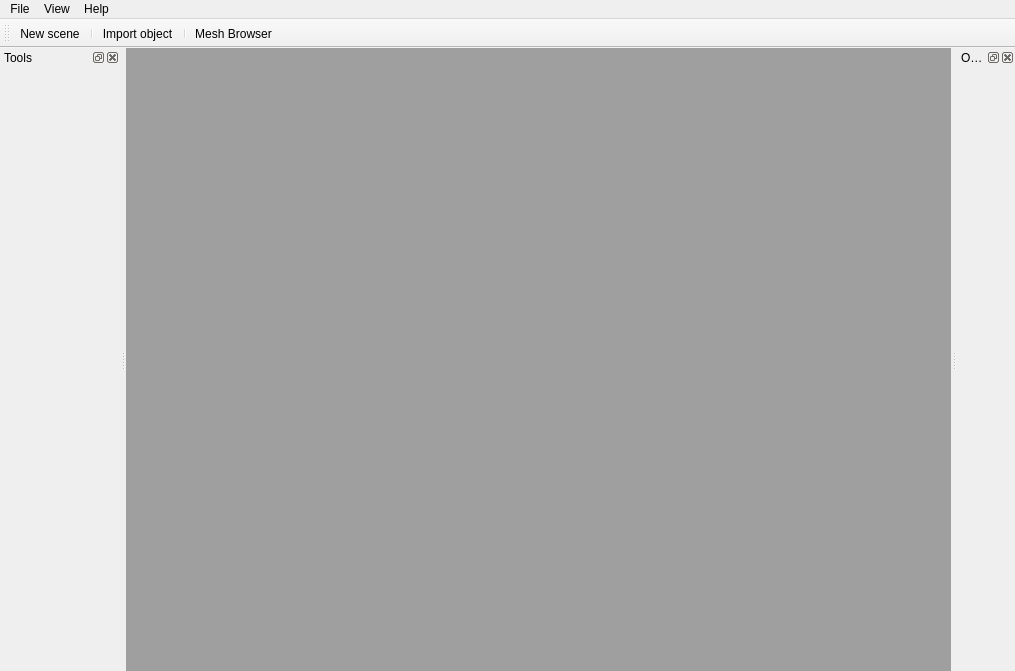
<?xml version="1.0" encoding="UTF-8"?>
<ui version="4.0">
 <class>WorkspaceClass</class>
 <widget class="QMainWindow" name="WorkspaceClass">
  <property name="windowModality">
   <enum>Qt::ApplicationModal</enum>
  </property>
  <property name="geometry">
   <rect>
    <x>0</x>
    <y>0</y>
    <width>1015</width>
    <height>671</height>
   </rect>
  </property>
  <property name="windowTitle">
   <string>Workspace</string>
  </property>
  <property name="windowIcon">
   <iconset resource="../Workspace.qrc">
    <normaloff>:/Workspace/AppIcon.ico</normaloff>:/Workspace/AppIcon.ico</iconset>
  </property>
  <property name="documentMode">
   <bool>false</bool>
  </property>
  <widget class="QWidget" name="centralWidget">
   <layout class="QVBoxLayout" name="verticalLayout">
    <property name="spacing">
     <number>0</number>
    </property>
    <property name="margin">
     <number>0</number>
    </property>
    <item>
     <widget class="QMdiArea" name="sceneArea"/>
    </item>
   </layout>
  </widget>
  <widget class="QMenuBar" name="menuBar">
   <property name="geometry">
    <rect>
     <x>0</x>
     <y>0</y>
     <width>1015</width>
     <height>21</height>
    </rect>
   </property>
   <widget class="QMenu" name="menuFile">
    <property name="title">
     <string>File</string>
    </property>
    <addaction name="actionNewScene"/>
    <addaction name="actionImportObject"/>
    <addaction name="actionExportObject"/>
    <addaction name="separator"/>
    <addaction name="actionExit"/>
   </widget>
   <widget class="QMenu" name="menuView">
    <property name="title">
     <string>View</string>
    </property>
    <addaction name="actionCameraProjection"/>
   </widget>
   <widget class="QMenu" name="menuHelp">
    <property name="title">
     <string>Help</string>
    </property>
   </widget>
   <addaction name="menuFile"/>
   <addaction name="menuView"/>
   <addaction name="menuHelp"/>
  </widget>
  <widget class="QToolBar" name="mainToolBar">
   <property name="windowTitle">
    <string>Main Toolbar</string>
   </property>
   <property name="toolButtonStyle">
    <enum>Qt::ToolButtonTextBesideIcon</enum>
   </property>
   <attribute name="toolBarArea">
    <enum>TopToolBarArea</enum>
   </attribute>
   <attribute name="toolBarBreak">
    <bool>false</bool>
   </attribute>
   <addaction name="actionNewScene"/>
   <addaction name="separator"/>
   <addaction name="actionImportObject"/>
   <addaction name="separator"/>
   <addaction name="actionMeshBrowser"/>
  </widget>
  <widget class="QDockWidget" name="leftDock">
   <property name="minimumSize">
    <size>
     <width>120</width>
     <height>40</height>
    </size>
   </property>
   <property name="windowTitle">
    <string>Tools</string>
   </property>
   <attribute name="dockWidgetArea">
    <number>1</number>
   </attribute>
   <widget class="QWidget" name="leftDockWidget">
    <layout class="QVBoxLayout" name="verticalLayout_3"/>
   </widget>
  </widget>
  <widget class="QDockWidget" name="rightDock">
   <property name="windowTitle">
    <string>Options</string>
   </property>
   <attribute name="dockWidgetArea">
    <number>2</number>
   </attribute>
   <widget class="QWidget" name="rightDockWidget">
    <layout class="QVBoxLayout" name="verticalLayout_2"/>
   </widget>
  </widget>
  <action name="actionExit">
   <property name="text">
    <string>Exit</string>
   </property>
  </action>
  <action name="actionNewScene">
   <property name="icon">
    <iconset resource="../Workspace.qrc">
     <normaloff>:/Workspace/Resources/icons/newScene.png</normaloff>:/Workspace/Resources/icons/newScene.png</iconset>
   </property>
   <property name="text">
    <string>New scene</string>
   </property>
  </action>
  <action name="actionImportObject">
   <property name="icon">
    <iconset resource="../Workspace.qrc">
     <normaloff>:/Workspace/Resources/icons/insertObject.png</normaloff>:/Workspace/Resources/icons/insertObject.png</iconset>
   </property>
   <property name="text">
    <string>Import object</string>
   </property>
   <property name="toolTip">
    <string>Import object</string>
   </property>
  </action>
  <action name="actionExportObject">
   <property name="icon">
    <iconset resource="../Workspace.qrc">
     <normaloff>:/Workspace/Resources/icons/export.png</normaloff>:/Workspace/Resources/icons/export.png</iconset>
   </property>
   <property name="text">
    <string>Export object</string>
   </property>
  </action>
  <action name="actionCameraProjection">
   <property name="text">
    <string>Change camera projection</string>
   </property>
  </action>
  <action name="actionMeshBrowser">
   <property name="icon">
    <iconset resource="../Workspace.qrc">
     <normaloff>:/Workspace/Resources/icons/browse.ico</normaloff>:/Workspace/Resources/icons/browse.ico</iconset>
   </property>
   <property name="text">
    <string>Mesh Browser</string>
   </property>
  </action>
 </widget>
 <layoutdefault spacing="6" margin="11"/>
 <resources>
  <include location="../Workspace.qrc"/>
 </resources>
 <connections>
  <connection>
   <sender>actionExit</sender>
   <signal>triggered()</signal>
   <receiver>WorkspaceClass</receiver>
   <slot>close()</slot>
   <hints>
    <hint type="sourcelabel">
     <x>-1</x>
     <y>-1</y>
    </hint>
    <hint type="destinationlabel">
     <x>639</x>
     <y>359</y>
    </hint>
   </hints>
  </connection>
 </connections>
</ui>
